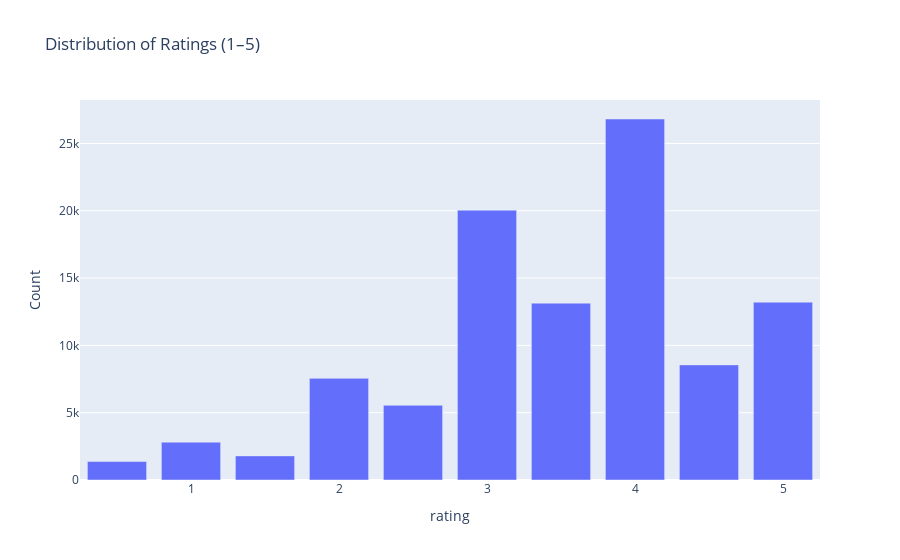

Notebook cell for this chart:
### Code cell
rating_fig = px.bar(
    rating_counts,
    x=rating_counts.index,
    y=rating_counts.values,
    labels={"x": "Rating", "y": "Count"},
    title="Distribution of Ratings (1–5)"
)
rating_fig.show()

### Figure 1 — Plotly figure (JSON) as saved in the notebook; plotly's stock layout.template omitted (floating-point values rounded to 4 significant figures)
{"data": [{"hovertemplate": "rating=%{x}<br>Count=%{y}<extra></extra>", "legendgroup": "", "marker": {"color": "#636efa", "pattern": {"shape": ""}}, "name": "", "orientation": "v", "showlegend": false, "textposition": "auto", "type": "bar", "x": [0.5, 1.0, 1.5, 2.0, 2.5, 3.0, 3.5, 4.0, 4.5, 5.0], "xaxis": "x", "y": [1370, 2811, 1791, 7551, 5550, 20047, 13136, 26818, 8551, 13211], "yaxis": "y"}], "layout": {"barmode": "relative", "legend": {"tracegroupgap": 0}, "title": {"text": "Distribution of Ratings (1–5)"}, "xaxis": {"anchor": "y", "domain": [0, 1], "title": {"text": "rating"}}, "yaxis": {"anchor": "x", "domain": [0, 1], "title": {"text": "Count"}}}}
